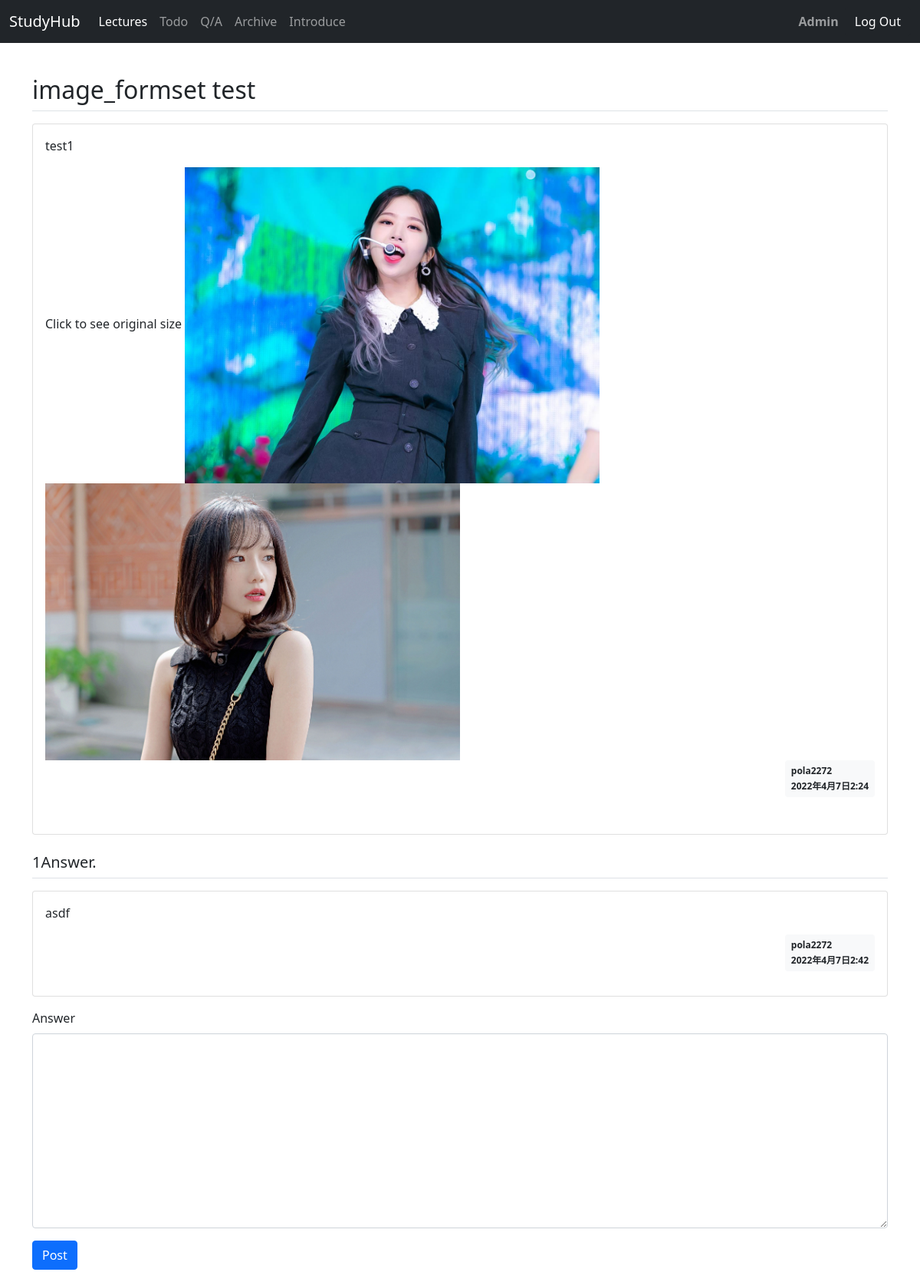
/board/308/ (signed in), run on the app's committed database.
### board/models.py (models this page shows, shortened)
class Question(models.Model):
    subject = models.CharField(max_length=200, verbose_name='질문제목')
    content = models.TextField(verbose_name='질문내용')
    create_date = models.DateTimeField(auto_now=True, verbose_name='작성일시')
    author = models.ForeignKey(User, on_delete=models.CASCADE) #userが脱退すると、質問も消える。
    modify_date = models.DateTimeField(auto_now=True)

class Image(models.Model):
    question = models.ForeignKey(Question, on_delete=models.CASCADE, verbose_name='imagepost')
    image= models.ImageField(upload_to='board/images', verbose_name='photo', blank=True)

class Answer(models.Model):
    question = models.ForeignKey(Question, on_delete=models.CASCADE, verbose_name='답변제목') #質問が消えれば答えも消える。
    content = models.TextField(verbose_name='답변내용')
    create_date = models.DateTimeField(auto_now=True, verbose_name='작성일시') #現在時刻で自動入力
    author = models.ForeignKey(User, on_delete=models.CASCADE) #userが脱退すると答えも消える。
    modify_date = models.DateTimeField(auto_now=True) #現在時刻で自動入力

### board/views.py (the view)
# urls.py: path('<int:question_id>/', detail, name='detail'),
@login_required(login_url='common:login') #関数型viewの場合は、デコレーターをつけてログインを必要とさせる
def detail(request, question_id):
    question = get_object_or_404(Question, pk=question_id)
    context = {'question': question}
    return render(request, 'board/question_detail.html', context)

### board/templatetags/board_filter.py (called while the page is built)
@register.filter
def mark(value):
    extensions = ["nl2br", "fenced_code"]
    return mark_safe(markdown.markdown(value, extensions=extensions))

### board/templates/board/question_detail.html (shortened to what this page needs)
{%extends 'base.html' %}
{% load board_filter %}
{% block content %}
<div class="container">
    <h2 class="border-bottom py-2">{{ question.subject }}</h2>
        <div class="card my-3">
            <div class="card-body">
                <div class="card-text">{{ question.content|mark }}
                {% if question.image_set.all %}
                Click to see original size
                {% for image in question.image_set.all %}
                <a href="{{ image.image.url }}">
                <img src="{{ image.image.url }}" style="max-width: 50%; height: auto;"  alt="reference_image"></a>
                {% endfor %}
                {% endif %}
                </div>
                <div class="d-flex justify-content-end">
                <div class="badge bg-light text-dark p-2 text-start">
                     <div class="mb-2">{{ question.author.username }}</div>
                     <div>{{ question.create_date }}</div>
                </div>
                </div>
            </div>
</div>
    <h5 class="border-bottom my-3 py-2">{{question.answer_set.count }}Answer.</h5>
            {% for answer in question.answer_set.all %}
            <div class="card my-3">
                <div class="card-body">
                    <div class="card-text">{{ answer.content|mark }}</div>
                    <div class="d-flex justify-content-end">
                        <div class="badge bg-light text-dark p-2 text-start">
                            <div class="mb-2">{{ answer.author.username }}</div>
                            <div>{{ answer.create_date }}</div>
                        </div>
                    </div>
                </div>
            </div>
            {% endfor %}
    <form action="{% url 'board:answer_create' question.id %}" method="post" class="my-3">
    <div class="form-group">
        <label for="content" class="form-label">Answer</label>
        <textarea {% if not user.is_authenticated %}disabled{% endif %}
        name="content" id="content" class="form-control" rows="10"></textarea>
    </div>
    <input type="submit" value="Post" class="btn btn-primary pull-right mt-3">
    </form>
</div>
{% endblock %}

### data on the page
Question: subject "image_formset test", content|mark "test1", author.username "pola2272", create_date "2022年4月7日2:24", answer_set.count "1"
Image: image (picture)
Image: image (picture)
Answer: content|mark "asdf", author.username "pola2272", create_date "2022年4月7日2:42"
